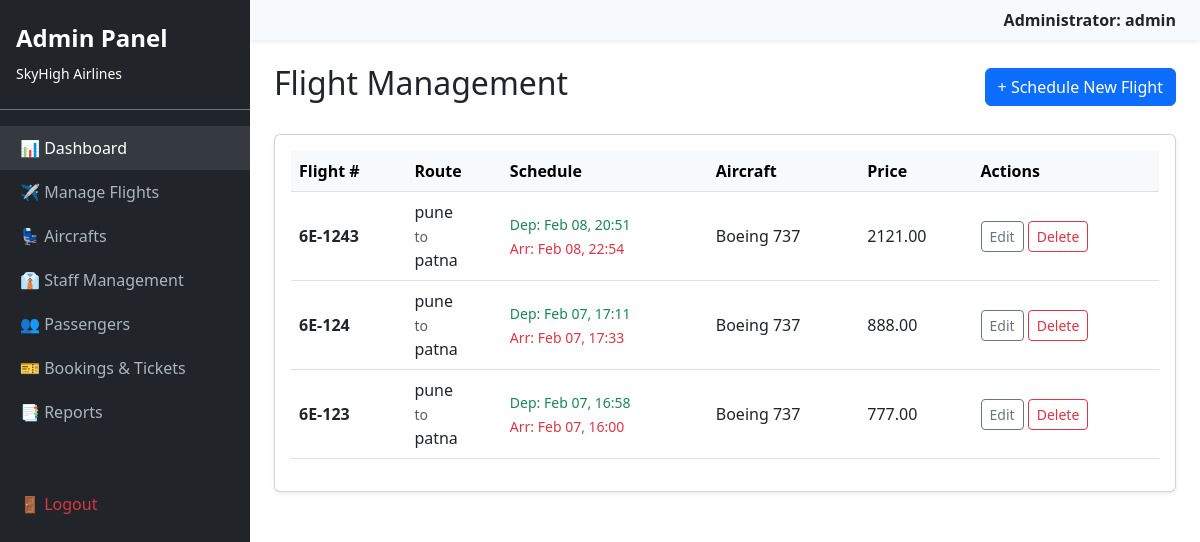
The page /dashboard/admin/flights/ (signed in) on the database its author committed.
### core/models.py (models this page shows, shortened)
class User(AbstractUser):
    IS_CUSTOMER = 'customer'
    IS_STAFF = 'staff'
    IS_ADMIN = 'admin'
    ROLE_CHOICES = [
        (IS_CUSTOMER, 'Passenger'),
        (IS_STAFF, 'Airline Staff'),
        (IS_ADMIN, 'Administrator'),
    ]
    role = models.CharField(max_length=20, choices=ROLE_CHOICES, default=IS_CUSTOMER)
    phone_number = models.CharField(max_length=15, blank=True) # [cite: 31]

class Flight(models.Model):
    STATUS_CHOICES = [
        ('ON TIME', 'On Time'),
        ('DELAYED', 'Delayed'),
        ('BOARDING', 'Boarding'),
        ('DEPARTED', 'Departed'),
        ('CANCELLED', 'Cancelled'),
    ]
    flight_number = models.CharField(max_length=20, unique=True)
    aircraft = models.ForeignKey(Aircraft, on_delete=models.CASCADE)
    origin = models.CharField(max_length=100)
    destination = models.CharField(max_length=100)
    departure_time = models.DateTimeField()
    arrival_time = models.DateTimeField()
    base_price = models.DecimalField(max_digits=10, decimal_places=2)
    status = models.CharField(max_length=20, choices=STATUS_CHOICES, default='ON TIME')
    gate = models.CharField(max_length=10, default='-')

class Aircraft(models.Model):
    code = models.CharField(max_length=20, unique=True)
    name = models.CharField(max_length=100)
    total_economy_seats = models.IntegerField()
    total_business_seats = models.IntegerField()

### core/views.py (the view)
# urls.py: path('dashboard/admin/flights/', views.admin_flight_list, name='admin_flight_list'),
@user_passes_test(is_admin, login_url='login')
def admin_flight_list(request):
    flights = Flight.objects.all().order_by('-departure_time')
    return render(request, 'custom_admin/flight_list.html', {'flights': flights})

### core/views.py (called while the page is built)
def is_admin(user):
    return user.is_authenticated and (user.is_superuser or user.role == User.IS_ADMIN)

### core/templates/custom_admin/flight_list.html
{% extends 'base_admin.html' %}
{% block content %}
<div class="d-flex justify-content-between align-items-center mb-4">
    <h2>Flight Management</h2>
    <a href="{% url 'admin_flight_add' %}" class="btn btn-primary">+ Schedule New Flight</a>
</div>
<div class="card shadow-sm">
    <div class="card-body">
        <div class="table-responsive">
            <table class="table table-hover align-middle">
                <thead class="table-light">
                    <tr>
                        <th>Flight #</th>
                        <th>Route</th>
                        <th>Schedule</th>
                        <th>Aircraft</th>
                        <th>Price</th>
                        <th>Actions</th>
                    </tr>
                </thead>
                <tbody>
                    {% for flight in flights %}
                    <tr>
                        <td class="fw-bold">{{ flight.flight_number }}</td>
                        <td>
                            {{ flight.origin }} <br>
                            <small class="text-muted">to</small> <br>
                            {{ flight.destination }}
                        </td>
                        <td>
                            <small class="text-success">Dep: {{ flight.departure_time|date:"M d, H:i" }}</small><br>
                            <small class="text-danger">Arr: {{ flight.arrival_time|date:"M d, H:i" }}</small>
                        </td>
                        <td>{{ flight.aircraft.name }}</td>
                        <td>{{ flight.base_price }}</td>
                        <td>
                            <a href="{% url 'admin_flight_edit' flight.id %}" class="btn btn-sm btn-outline-secondary">Edit</a>
                            <a href="{% url 'admin_flight_delete' flight.id %}" class="btn btn-sm btn-outline-danger">Delete</a>
                        </td>
                    </tr>
                    {% empty %}
                    <tr>
                        <td colspan="6" class="text-center py-4 text-muted">No flights scheduled yet.</td>
                    </tr>
                    {% endfor %}
                </tbody>
            </table>
        </div>
    </div>
</div>
{% endblock %}

### core/templates/base_admin.html (shortened to what this page needs)
<!DOCTYPE html>
<html lang="en">
<head>
    <link href="https://cdn.jsdelivr.net/npm/bootstrap@5.3.0/dist/css/bootstrap.min.css" rel="stylesheet">
</head>
<body>
    <div class="d-flex">
        <div class="sidebar" id="sidebar">
            <div class="py-4 px-3 mb-3 border-bottom border-secondary">
                <h4 class="fw-bold">Admin Panel</h4>
                <small>SkyHigh Airlines</small>
            </div>
            <ul class="nav flex-column">
                <li class="nav-item"><a href="{% url 'admin_dashboard' %}" class="nav-link active">📊 Dashboard</a></li>
                <li class="nav-item"><a href="{% url 'admin_flight_list' %}" class="nav-link">✈️ Manage Flights</a></li>
                <li class="nav-item"><a href="{% url 'admin_aircraft_list' %}" class="nav-link">💺 Aircrafts</a></li>
                <li class="nav-item"><a href="{% url 'admin_staff_list' %}" class="nav-link">👔 Staff Management</a></li>
                <li class="nav-item"><a href="{% url 'admin_passenger_list' %}" class="nav-link">👥 Passengers</a></li>
                <li class="nav-item"><a href="{% url 'admin_reservation_list' %}" class="nav-link">🎫 Bookings & Tickets</a></li>
                <li class="nav-item"><a href="#" class="nav-link">📑 Reports</a></li>
                <li class="nav-item mt-5"><a href="{% url 'logout' %}" class="nav-link text-danger">🚪 Logout</a></li>
            </ul>
        </div>
        <div class="content">
            <nav class="navbar navbar-light bg-light shadow-sm px-4">
                <span class="ms-auto fw-bold">Administrator: {{ user.username }}</span>
            </nav>
            <div class="container-fluid p-4">
                {% block content %}{% endblock %}
            </div>
        </div>
    </div>
</body>
</html>

### core/templates/base_admin.html (style rules this page uses)
body { overflow-x: hidden; }
.sidebar { min-height: 100vh; width: 250px; background-color: #212529; color: white; position: fixed; transition: margin 0.3s; }
.sidebar .nav-link { color: #adb5bd; padding: 10px 20px; }
.sidebar .nav-link:hover, .sidebar .nav-link.active { color: white; background-color: #343a40; }
.content { margin-left: 250px; transition: margin 0.3s; width: 100%; }

### rows shown on the page
User: username "admin"
Flight: flight_number "6E-1243", origin "pune", destination "patna", departure_time "Feb 08, 20:51", arrival_time "Feb 08, 22:54", aircraft.name "Boeing 737", base_price "2121.00"
Flight: flight_number "6E-124", origin "pune", destination "patna", departure_time "Feb 07, 17:11", arrival_time "Feb 07, 17:33", aircraft.name "Boeing 737", base_price "888.00"
Flight: flight_number "6E-123", origin "pune", destination "patna", departure_time "Feb 07, 16:58", arrival_time "Feb 07, 16:00", aircraft.name "Boeing 737", base_price "777.00"
